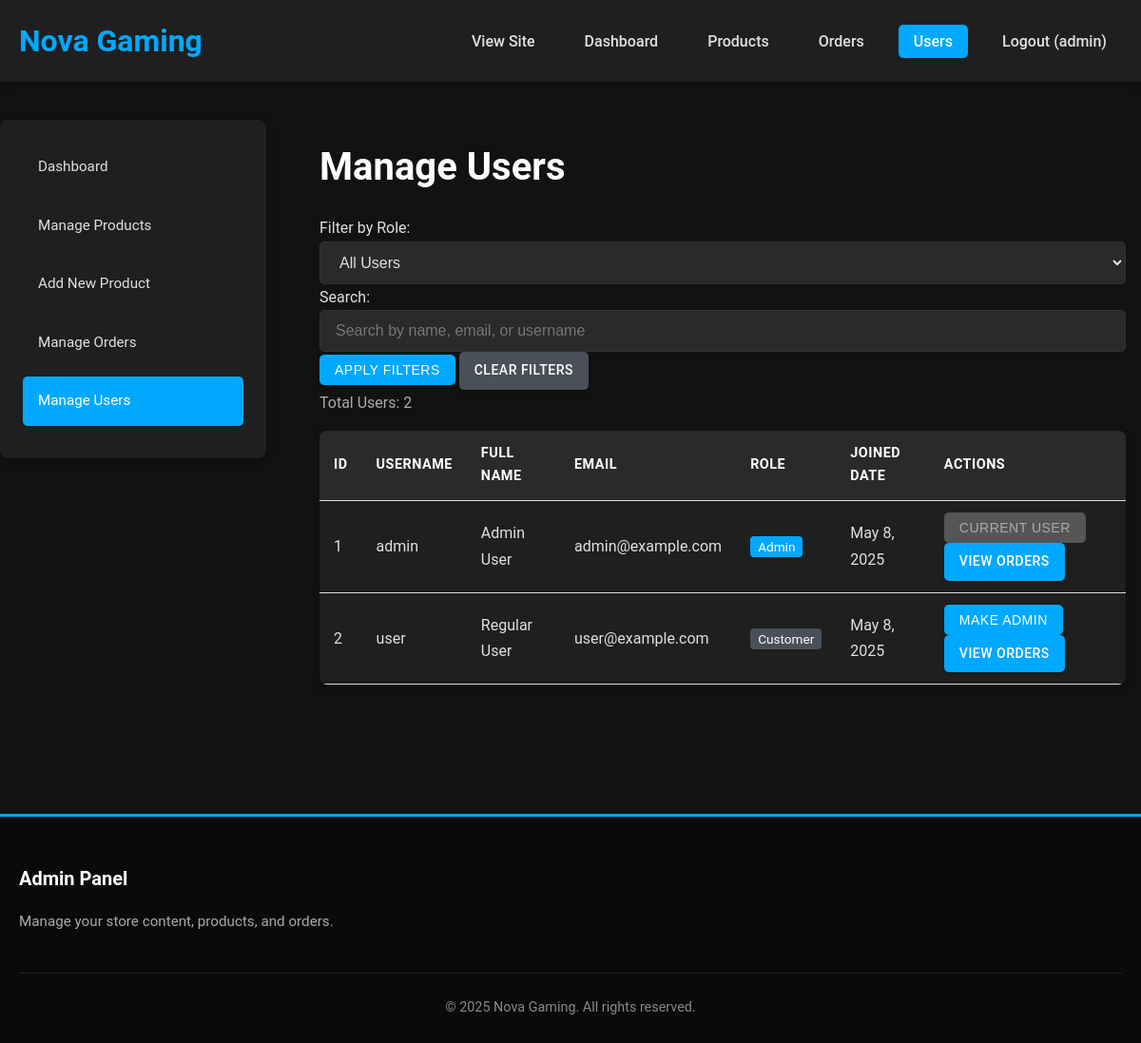
/admin/manage_users.php (signed in), run on the app's committed database.
### tables this page shows
CREATE TABLE Users (
    user_id INT AUTO_INCREMENT PRIMARY KEY,
    username VARCHAR(50) NOT NULL UNIQUE,
    password VARCHAR(255) NOT NULL,
    email VARCHAR(100) NOT NULL UNIQUE,
    full_name VARCHAR(100) NOT NULL,
    is_admin BOOLEAN DEFAULT FALSE,
    created_at TIMESTAMP DEFAULT CURRENT_TIMESTAMP
);

### admin/manage_users.php (the view, shortened to what this page needs)
<?php
include_once '../includes/db.php';
$search = isset($_GET['search']) ? $_GET['search'] : '';
$where_clause = "1=1";
$params = [];
$types = '';
$current_page = isset($_GET['page']) ? (int)$_GET['page'] : 1;
$per_page = 15;
$offset = ($current_page - 1) * $per_page;
$count_sql = "SELECT COUNT(*) as total FROM Users WHERE $where_clause";
$stmt = $conn->prepare($count_sql);
$stmt->execute();
$result = $stmt->get_result();
$total_users = $result->fetch_assoc()['total'];
$sql = "SELECT * FROM Users WHERE $where_clause ORDER BY username ASC LIMIT ? OFFSET ?";
$params[] = $per_page;
$params[] = $offset;
$types .= "ii";
$stmt = $conn->prepare($sql);
$stmt->bind_param($types, ...$params);
$stmt->execute();
$result = $stmt->get_result();
$users = $result->fetch_all(MYSQLI_ASSOC);
$admin_css_file_path = dirname(__DIR__) . '/assets/css/style.css';
$admin_css_version = file_exists($admin_css_file_path) ? filemtime($admin_css_file_path) : '1';
?>
<!DOCTYPE html>
<html lang="en">
<head>
    <link rel="stylesheet" href="../assets/css/style.css?v=<?php echo $admin_css_version; ?>">
</head>
<body>
    <header>
        <div class="container">
            <div class="logo">
                <h1><a href="../index.php">Nova Gaming</a></h1>
            </div>
            <nav>
                <ul class="nav-links">
                    <li><a href="../index.php">View Site</a></li>
                    <li><a href="index.php">Dashboard</a></li>
                    <li><a href="manage_products.php">Products</a></li>
                    <li><a href="manage_orders.php">Orders</a></li>
                    <li><a href="manage_users.php" class="active">Users</a></li>
                    <li><a href="../logout.php">Logout (<?php echo $_SESSION['username']; ?>)</a></li>
                </ul>
            </nav>
        </div>
    </header>
    <div class="container main-content admin-container">
        <aside class="admin-sidebar">
            <ul>
                <li><a href="index.php">Dashboard</a></li>
                <li><a href="manage_products.php">Manage Products</a></li>
                <li><a href="add_product.php">Add New Product</a></li>
                <li><a href="manage_orders.php">Manage Orders</a></li>
                <li><a href="manage_users.php" class="active">Manage Users</a></li>
            </ul>
        </aside>
        <main class="admin-content">
            <h1>Manage Users</h1>
            <div class="filters">
                <form action="" method="get" class="filter-form">
                    <div class="filter-row">
                        <div class="filter-item">
                            <label for="role">Filter by Role:</label>
                            <select id="role" name="role" class="form-control">
                                <option value="">All Users</option>
                            </select>
                        </div>
                        <div class="filter-item search-filter">
                            <label for="search">Search:</label>
                            <input type="text" id="search" name="search" class="form-control" value="<?php echo htmlspecialchars($search); ?>" placeholder="Search by name, email, or username">
                        </div>
                        <div class="filter-actions">
                            <button type="submit" class="btn btn-sm">Apply Filters</button>
                            <a href="manage_users.php" class="btn btn-sm btn-secondary">Clear Filters</a>
                        </div>
                    </div>
                </form>
            </div>
            <div class="user-stats">
                <p>Total Users: <?php echo $total_users; ?></p>
            </div>
            <?php if(empty($users)): ?>
                <p>No users found.</p>
            <?php else: ?>
                <table class="admin-table">
                    <thead>
                        <tr>
                            <th>ID</th>
                            <th>Username</th>
                            <th>Full Name</th>
                            <th>Email</th>
                            <th>Role</th>
                            <th>Joined Date</th>
                            <th>Actions</th>
                        </tr>
                    </thead>
                    <tbody>
                        <?php foreach($users as $user): ?>
                            <tr>
                                <td><?php echo $user['user_id']; ?></td>
                                <td><?php echo htmlspecialchars($user['username']); ?></td>
                                <td><?php echo htmlspecialchars($user['full_name']); ?></td>
                                <td><?php echo htmlspecialchars($user['email']); ?></td>
                                <td>
                                    <?php if($user['is_admin']): ?>
                                        <span class="role-badge admin">Admin</span>
                                    <?php else: ?>
                                        <span class="role-badge">Customer</span>
                                    <?php endif; ?>
                                </td>
                                <td><?php echo date('F j, Y', strtotime($user['created_at'])); ?></td>
                                <td>
                                    <form action="" method="post" class="inline-form">
                                        <?php if($user['is_admin']): ?>
                                            <?php if($user['user_id'] != $_SESSION['user_id']): ?>
                                                <input type="hidden" name="make_admin" value="0">
                                                <button type="submit" name="toggle_admin" class="btn btn-sm btn-danger">Remove Admin</button>
                                            <?php else: ?>
                                                <button type="button" class="btn btn-sm btn-disabled">Current User</button>
                                            <?php endif; ?>
                                        <?php else: ?>
                                            <button type="submit" name="toggle_admin" class="btn btn-sm">Make Admin</button>
                                        <?php endif; ?>
                                    </form>
                                    <a href="view_user_orders.php?id=<?php echo $user['user_id']; ?>" class="btn btn-sm">View Orders</a>
                                </td>
                            </tr>
                        <?php endforeach; ?>
                    </tbody>
                </table>
            <?php endif; ?>
        </main>
    </div>
    <footer>
        <div class="container">
            <div class="footer-content">
                <div class="footer-section">
                    <h3>Admin Panel</h3>
                    <p>Manage your store content, products, and orders.</p>
                </div>
            </div>
            <div class="footer-bottom">
                <p>&copy; <?php echo date('Y'); ?> Nova Gaming. All rights reserved.</p>
            </div>
        </div>
    </footer>
</body>
</html>

### assets/css/style.css (style rules this page uses)
* { margin: 0; padding: 0; box-sizing: border-box; }
body { font-family: 'Roboto', 'Segoe UI', Tahoma, Geneva, Verdana, sans-serif; line-height: 1.7; color: #e0e0e0; background-color: #121212; }
.container { max-width: 1200px; margin: 0 auto; padding: 0 20px; }
.main-content { min-height: 70vh; padding: 40px 0; }
h1, h2, h3, h4, h5, h6 { margin-bottom: 1rem; color: #ffffff; font-weight: 600; }
h1 { font-size: 2.5rem; }
h3 { font-size: 1.75rem; }
a { text-decoration: none; color: #00A8FF; transition: color 0.3s ease; }
header { background-color: #1f1f1f; color: #ffffff; padding: 1rem 0; box-shadow: 0 2px 8px rgba(0, 0, 0, 0.5); position: sticky; top: 0; z-index: 1000; }
.logo h1 { margin: 0; font-size: 2rem; font-weight: 700; }
header .container { display: flex; justify-content: space-between; align-items: center; }
.nav-links { display: flex; list-style: none; }
.nav-links li { margin-left: 20px; }
.nav-links a { color: #e0e0e0; font-weight: 500; padding: 0.5rem 1rem; border-radius: 5px; transition: background-color 0.3s ease, color 0.3s ease; }
.nav-links a:hover, .nav-links a.active { background-color: #00A8FF; color: #ffffff; }
.btn { display: inline-block; background-color: #00A8FF; color: #ffffff; padding: 0.75rem 1.5rem; border: none; border-radius: 5px; cursor: pointer; font-size: 1rem; font-weight: 500; text-transform: uppercase; letter-spacing: 0.5px; transition: background-color 0.3s ease, transform 0.2s ease; box-shadow: 0 2px 4px rgba(0,0,0,0.2); }
.btn-secondary { background-color: #495057; }
.btn-sm { padding: 0.5rem 1rem; font-size: 0.875rem; }
.btn-disabled, button:disabled { background-color: #555; color: #aaa; cursor: not-allowed; transform: none; box-shadow: none; }
.form-control { width: 100%; padding: 0.75rem 1rem; border: 1px solid #333; border-radius: 5px; font-size: 1rem; background-color: #2a2a2a; color: #e0e0e0; transition: border-color 0.3s ease, box-shadow 0.3s ease; }
.form-control::placeholder { color: #777; }
.cart-table, .order-table, .admin-table { width: 100%; border-collapse: collapse; margin-bottom: 2rem; background-color: #1f1f1f; border-radius: 8px; overflow: hidden; box-shadow: 0 2px 8px rgba(0,0,0,0.3); }
.cart-table th, .cart-table td, .order-table th, .order-table td, .admin-table th, .admin-table td { padding: 1rem 1.25rem; text-align: left; border-bottom: 1px solid #333; }
.cart-table th, .order-table th, .admin-table th { background-color: #2a2a2a; color: #ffffff; font-weight: 600; text-transform: uppercase; font-size: 0.9rem; letter-spacing: 0.5px; }
.admin-container { display: grid; grid-template-columns: 280px 1fr; gap: 2.5rem; }
.admin-sidebar { background-color: #1f1f1f; border-radius: 8px; padding: 1.5rem; height: fit-content; box-shadow: 0 2px 8px rgba(0,0,0,0.3); }
.admin-sidebar ul { list-style: none; }
.admin-sidebar li { margin-bottom: 10px; }
.admin-sidebar a { color: #e0e0e0; display: block; padding: 0.8rem 1rem; border-radius: 5px; transition: background-color 0.3s ease, color 0.3s ease; font-size: 0.95rem; }
.admin-sidebar a:hover, .admin-sidebar a.active { background-color: #00A8FF; color: #ffffff; }
.admin-content { padding: 1rem; }
.admin-table { width: 100%; border-collapse: collapse; }
.admin-table th, .admin-table td { padding: 12px 15px; text-align: left; border-bottom: 1px solid #ddd; }
footer { background-color: #0a0a0a; color: #aaaaaa; padding: 3rem 0 1.5rem; margin-top: 3rem; border-top: 3px solid #00A8FF; }
.footer-content { display: grid; grid-template-columns: repeat(auto-fit, minmax(250px, 1fr)); gap: 2rem; margin-bottom: 2rem; }
.footer-section h3 { color: #ffffff; margin-bottom: 1rem; font-size: 1.25rem; }
.footer-section p, .footer-section ul li { font-size: 0.95rem; margin-bottom: 0.5rem; }
.footer-bottom { text-align: center; padding-top: 1.5rem; border-top: 1px solid #222; font-size: 0.9rem; color: #888; }

### admin/manage_users.php (style rules this page uses)
.inline-form { display: inline-block; margin-right: 5px; }
.role-badge { background-color: #495057; color: white; padding: 3px 8px; border-radius: 4px; font-size: 0.85rem; }
.role-badge.admin { background-color: #00A8FF; }
.search-filter { flex: 2; }
.user-stats { margin-bottom: 1rem; color: #aaa; }

### data on the page
users: user_id "1", username "admin", full_name "Admin User", email "admin@example.com", is_admin "Admin", created_at "May 8, 2025"
users: user_id "2", username "user", full_name "Regular User", email "user@example.com", is_admin "Customer", created_at "May 8, 2025"

### other printed values
$_SESSION['username'] "admin"
$total_users "2"
